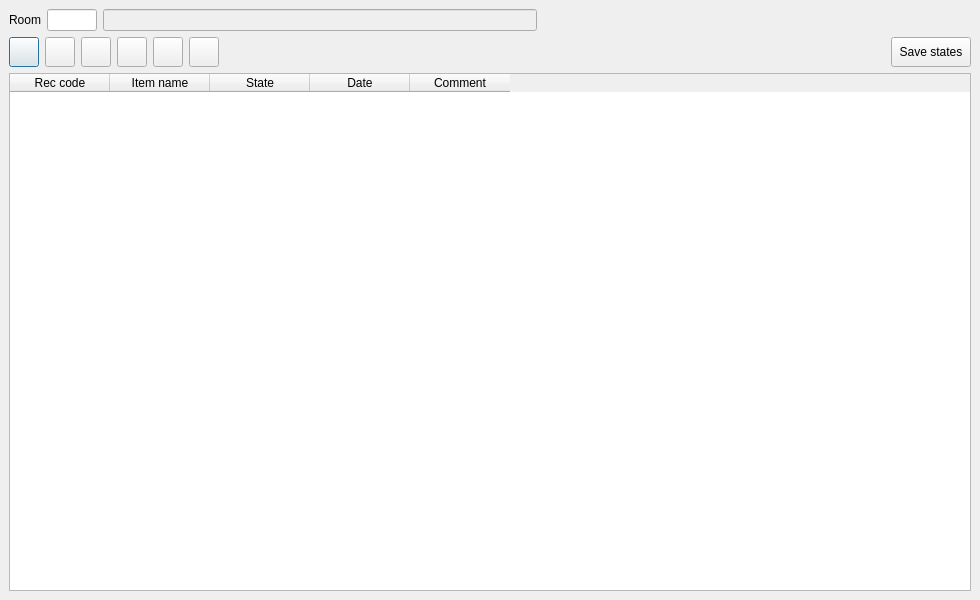
<?xml version="1.0" encoding="UTF-8"?>
<ui version="4.0">
 <class>DlgHouseItem</class>
 <widget class="QDialog" name="DlgHouseItem">
  <property name="geometry">
   <rect>
    <x>0</x>
    <y>0</y>
    <width>980</width>
    <height>600</height>
   </rect>
  </property>
  <property name="windowTitle">
   <string>House item</string>
  </property>
  <layout class="QVBoxLayout" name="verticalLayout">
   <property name="leftMargin">
    <number>9</number>
   </property>
   <property name="topMargin">
    <number>9</number>
   </property>
   <property name="rightMargin">
    <number>9</number>
   </property>
   <property name="bottomMargin">
    <number>9</number>
   </property>
   <item>
    <widget class="QWidget" name="widget_2" native="true">
     <layout class="QHBoxLayout" name="horizontalLayout_2">
      <property name="leftMargin">
       <number>0</number>
      </property>
      <property name="topMargin">
       <number>0</number>
      </property>
      <property name="rightMargin">
       <number>0</number>
      </property>
      <property name="bottomMargin">
       <number>0</number>
      </property>
      <item>
       <widget class="QLabel" name="label_2">
        <property name="text">
         <string>Room</string>
        </property>
       </widget>
      </item>
      <item>
       <widget class="EQLineEdit" name="leRoomCode">
        <property name="maximumSize">
         <size>
          <width>50</width>
          <height>16777215</height>
         </size>
        </property>
       </widget>
      </item>
      <item>
       <widget class="EQLineEdit" name="leRoomName">
        <property name="enabled">
         <bool>false</bool>
        </property>
       </widget>
      </item>
      <item>
       <spacer name="horizontalSpacer_2">
        <property name="orientation">
         <enum>Qt::Horizontal</enum>
        </property>
        <property name="sizeHint" stdset="0">
         <size>
          <width>304</width>
          <height>20</height>
         </size>
        </property>
       </spacer>
      </item>
     </layout>
    </widget>
   </item>
   <item>
    <widget class="QWidget" name="widget" native="true">
     <layout class="QHBoxLayout" name="horizontalLayout">
      <property name="leftMargin">
       <number>0</number>
      </property>
      <property name="topMargin">
       <number>0</number>
      </property>
      <property name="rightMargin">
       <number>0</number>
      </property>
      <property name="bottomMargin">
       <number>0</number>
      </property>
      <item>
       <widget class="QPushButton" name="btnAddItem">
        <property name="minimumSize">
         <size>
          <width>30</width>
          <height>30</height>
         </size>
        </property>
        <property name="maximumSize">
         <size>
          <width>30</width>
          <height>30</height>
         </size>
        </property>
        <property name="text">
         <string/>
        </property>
        <property name="icon">
         <iconset resource="res.qrc">
          <normaloff>:/images/add.png</normaloff>:/images/add.png</iconset>
        </property>
       </widget>
      </item>
      <item>
       <widget class="QPushButton" name="btnRemoveItem">
        <property name="minimumSize">
         <size>
          <width>30</width>
          <height>30</height>
         </size>
        </property>
        <property name="maximumSize">
         <size>
          <width>30</width>
          <height>30</height>
         </size>
        </property>
        <property name="text">
         <string/>
        </property>
        <property name="icon">
         <iconset resource="res.qrc">
          <normaloff>:/images/garbage.png</normaloff>:/images/garbage.png</iconset>
        </property>
       </widget>
      </item>
      <item>
       <widget class="QPushButton" name="btnCopy">
        <property name="minimumSize">
         <size>
          <width>30</width>
          <height>30</height>
         </size>
        </property>
        <property name="maximumSize">
         <size>
          <width>30</width>
          <height>30</height>
         </size>
        </property>
        <property name="text">
         <string/>
        </property>
        <property name="icon">
         <iconset resource="res.qrc">
          <normaloff>:/images/copy.png</normaloff>:/images/copy.png</iconset>
        </property>
       </widget>
      </item>
      <item>
       <widget class="QPushButton" name="btnPaste">
        <property name="minimumSize">
         <size>
          <width>30</width>
          <height>30</height>
         </size>
        </property>
        <property name="maximumSize">
         <size>
          <width>30</width>
          <height>30</height>
         </size>
        </property>
        <property name="text">
         <string/>
        </property>
        <property name="icon">
         <iconset resource="res.qrc">
          <normaloff>:/images/paste.png</normaloff>:/images/paste.png</iconset>
        </property>
       </widget>
      </item>
      <item>
       <widget class="QPushButton" name="btnSave">
        <property name="minimumSize">
         <size>
          <width>30</width>
          <height>30</height>
         </size>
        </property>
        <property name="maximumSize">
         <size>
          <width>30</width>
          <height>30</height>
         </size>
        </property>
        <property name="text">
         <string/>
        </property>
        <property name="icon">
         <iconset resource="res.qrc">
          <normaloff>:/images/save.png</normaloff>:/images/save.png</iconset>
        </property>
       </widget>
      </item>
      <item>
       <widget class="QPushButton" name="btnDontDisturbe">
        <property name="minimumSize">
         <size>
          <width>30</width>
          <height>30</height>
         </size>
        </property>
        <property name="maximumSize">
         <size>
          <width>30</width>
          <height>30</height>
         </size>
        </property>
        <property name="text">
         <string/>
        </property>
        <property name="icon">
         <iconset resource="res.qrc">
          <normaloff>:/images/do-not-disturbe.png</normaloff>:/images/do-not-disturbe.png</iconset>
        </property>
        <property name="checkable">
         <bool>true</bool>
        </property>
       </widget>
      </item>
      <item>
       <spacer name="horizontalSpacer">
        <property name="orientation">
         <enum>Qt::Horizontal</enum>
        </property>
        <property name="sizeHint" stdset="0">
         <size>
          <width>598</width>
          <height>20</height>
         </size>
        </property>
       </spacer>
      </item>
      <item>
       <widget class="QLabel" name="lbStatus">
        <property name="text">
         <string/>
        </property>
        <property name="pixmap">
         <pixmap resource="res.qrc">:/images/ball-green.png</pixmap>
        </property>
       </widget>
      </item>
      <item>
       <widget class="QPushButton" name="btnSaveStates">
        <property name="minimumSize">
         <size>
          <width>30</width>
          <height>30</height>
         </size>
        </property>
        <property name="maximumSize">
         <size>
          <width>1677715</width>
          <height>30</height>
         </size>
        </property>
        <property name="text">
         <string>Save states</string>
        </property>
        <property name="icon">
         <iconset resource="res.qrc">
          <normaloff>:/images/save.png</normaloff>:/images/save.png</iconset>
        </property>
       </widget>
      </item>
     </layout>
    </widget>
   </item>
   <item>
    <widget class="EQTableWidget" name="tblMain">
     <column>
      <property name="text">
       <string>Rec code</string>
      </property>
     </column>
     <column>
      <property name="text">
       <string>Item name</string>
      </property>
     </column>
     <column>
      <property name="text">
       <string>State</string>
      </property>
     </column>
     <column>
      <property name="text">
       <string>Date</string>
      </property>
     </column>
     <column>
      <property name="text">
       <string>Comment</string>
      </property>
     </column>
    </widget>
   </item>
  </layout>
 </widget>
 <customwidgets>
  <customwidget>
   <class>EQTableWidget</class>
   <extends>QTableWidget</extends>
   <header location="global">eqtablewidget.h</header>
  </customwidget>
  <customwidget>
   <class>EQLineEdit</class>
   <extends>QLineEdit</extends>
   <header location="global">eqlineedit.h</header>
   <slots>
    <signal>customButtonClicked(bool)</signal>
   </slots>
  </customwidget>
 </customwidgets>
 <resources>
  <include location="res.qrc"/>
 </resources>
 <connections/>
</ui>
